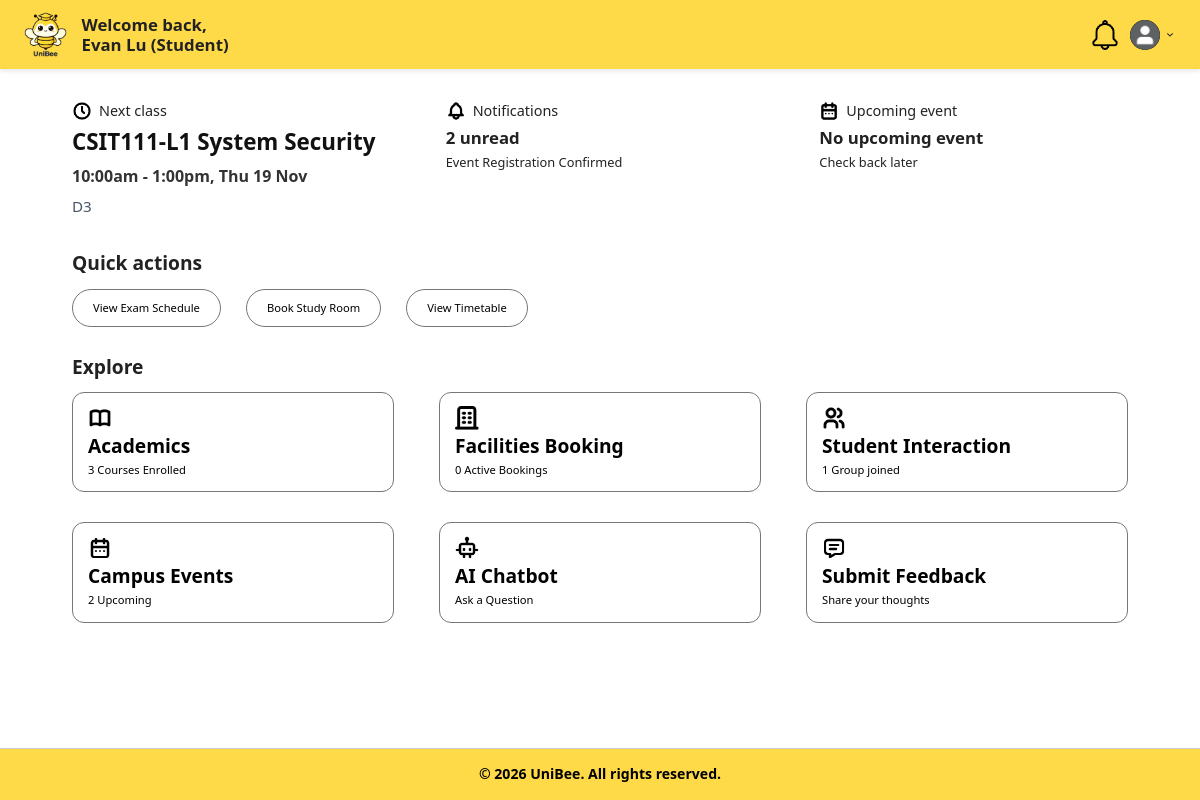
Screenshot of /boundary/studentDashboardPage.php (signed in) with the database file from the repository.
### tables this page shows
CREATE TABLE Classes (
    id INT PRIMARY KEY AUTO_INCREMENT,
    moduleId INT NOT NULL,
    courseCoordinatorId INT,
    staffId INT,
    className VARCHAR(255) NOT NULL,
    classCode VARCHAR(50),
    dayOfWeek ENUM('mon', 'tue', 'wed', 'thu', 'fri', 'sat', 'sun'),
    startTime TIME,
    endTime TIME,
    room VARCHAR(100),
    capacity INT,
    academicYear VARCHAR(20),
    semester VARCHAR(20),
    startDate DATE NULL, 
    endDate DATE NULL,
    status VARCHAR(50) DEFAULT 'active',
    createdAt DATETIME DEFAULT CURRENT_TIMESTAMP,
    updatedAt DATETIME DEFAULT CURRENT_TIMESTAMP ON UPDATE CURRENT_TIMESTAMP,
    FOREIGN KEY (moduleId) REFERENCES Modules(id) ON DELETE CASCADE,
    FOREIGN KEY (courseCoordinatorId) REFERENCES Users(id) ON DELETE SET NULL,
    FOREIGN KEY (staffId) REFERENCES Users(id) ON DELETE SET NULL,
    UNIQUE KEY unique_class_code_per_module (moduleId, classCode)
);

CREATE TABLE Modules (
    id INT PRIMARY KEY AUTO_INCREMENT,
    programmeId INT NOT NULL,
    name VARCHAR(255) NOT NULL,
    code VARCHAR(50),
    credits INT,
    semester ENUM('1', '2', 'special') DEFAULT '1',
    description TEXT,
    createdAt DATETIME DEFAULT CURRENT_TIMESTAMP,
    updatedAt DATETIME DEFAULT CURRENT_TIMESTAMP ON UPDATE CURRENT_TIMESTAMP,
    FOREIGN KEY (programmeId) REFERENCES Programmes(id) ON DELETE CASCADE
);

### boundary/studentDashboardPage.php (the view, shortened to what the rows shown need)
<?php
require_once "../controller/studentDashboardController.php";
$dashboardController = new StudentDashboardController();
$studentId = $_SESSION['user_id'] ?? null;
$universityId = $_SESSION['university_id'] ?? null;
$nextClass = $dashboardController->getNextClass($studentId);
$notificationSum = $dashboardController->getNotificationSummary($studentId);
$nextEvent = $dashboardController->getNextEvent($studentId, $universityId);
?>
<!DOCTYPE html>
<html lang="en">
<head>
    <link rel="stylesheet" href="../style.css">
</head>
<body>
    <main class="dashboard">
        <section class="dashboard-summary">
            <div class="summary-item">
                <div class="summary-title">
                    <img src="../images/nextClass.png" alt="Next class" class="summary-icon">
                    <span>Next class</span>
                </div>
                <?php if ($nextClass === false): ?>
                    <h2>Unable to load</h2>
                    <p>Please try again later</p>
                <?php elseif ($nextClass === null): ?>
                    <h2>No upcoming class</h2>
                    <p>You're free!</p>
                <?php else: ?>
                    <h2 style="margin-bottom: 8px; font-size: 1.4em; line-height: 1.3; color: #111;">
                        <?php if (!empty($nextClass['classCode'])): ?>
                            <strong style="font-weight: 700;"><?php echo htmlspecialchars($nextClass['classCode']); ?></strong>
                        <?php endif; ?>
                        <?php echo htmlspecialchars($nextClass['moduleName']); ?>
                    </h2>
                    <p style="margin: 0 0 4px 0; font-weight: 600; font-size: 1rem; color: #333;">
                        <?php echo date('g:ia', strtotime($nextClass['startTime'])); ?> -
                        <?php echo date('g:ia', strtotime($nextClass['endTime'])); ?>,
                        <?php echo date('D j M', strtotime($nextClass['nextDate'])); ?>
                    </p>
                    <p style="margin: 0; font-weight: 400; font-size: 0.95rem; color: #475569;">
                        <?php echo htmlspecialchars($nextClass['location']); ?>
                    </p>
                <?php endif; ?>
            </div>
            <div class="summary-item">
                <?php if ($notificationSum === false): ?>
                    <h2>Unable to load</h2>
                    <p>Please try again later</p>
                <?php else: ?>
                    <h2>
                        <a href="notificationPage.php" class="summary-link">
                            <?php echo (int) $notificationSum['unreadCount']; ?> unread
                        </a>
                    </h2>
                <?php endif; ?>
            </div>
            <div class="summary-item">
                <?php if ($nextEvent === false): ?>
                    <h2>Unable to load</h2>
                    <p>Please try again later</p>
                <?php elseif ($nextEvent === null): ?>
                    <h2>No upcoming event</h2>
                <?php endif; ?>
            </div>
        </section>
        <section class="dashboard-section">
            <div class="dashboard-grid">
                <a href="academicsPage.php" class="dashboard-card">
                    <h2>Academics</h2>
                </a>
                <a href="viewFacilitiesPage.php" class="dashboard-card">
                    <h2>Facilities Booking</h2>
                </a>
                <a href="academicsPage.php?tab=interaction" class="dashboard-card">
                    <h2>Student Interaction</h2>
                </a>
                <a href="viewEventsPage.php" class="dashboard-card">
                    <h2>Campus Events</h2>
                </a>
                <a href="aiChatbotPage.php" class="dashboard-card">
                    <h2>AI Chatbot</h2>
                </a>
                <a href="submitFeedbackPage.php" class="dashboard-card">
                    <h2>Submit Feedback</h2>
                </a>
            </div>
        </section>
    </main>
</body>
</html>

### rows the page displays
classes: classCode "CSIT111-L1", startTime "10:00am", endTime "1:00pm", room "D3"
modules: name "System Security"

### other values shown
date('D j M', strtotime($nextClass['nextDate'])) "Thu 19 Nov"
$notificationSum['unreadCount'] "2"
$notificationSum['latest']['title'] "Event Registration Confirmed"
$coursesEnrolled "3"
$activeBookings "0"
$groupsJoined "1"
$upcomingEventsCnt "2"
